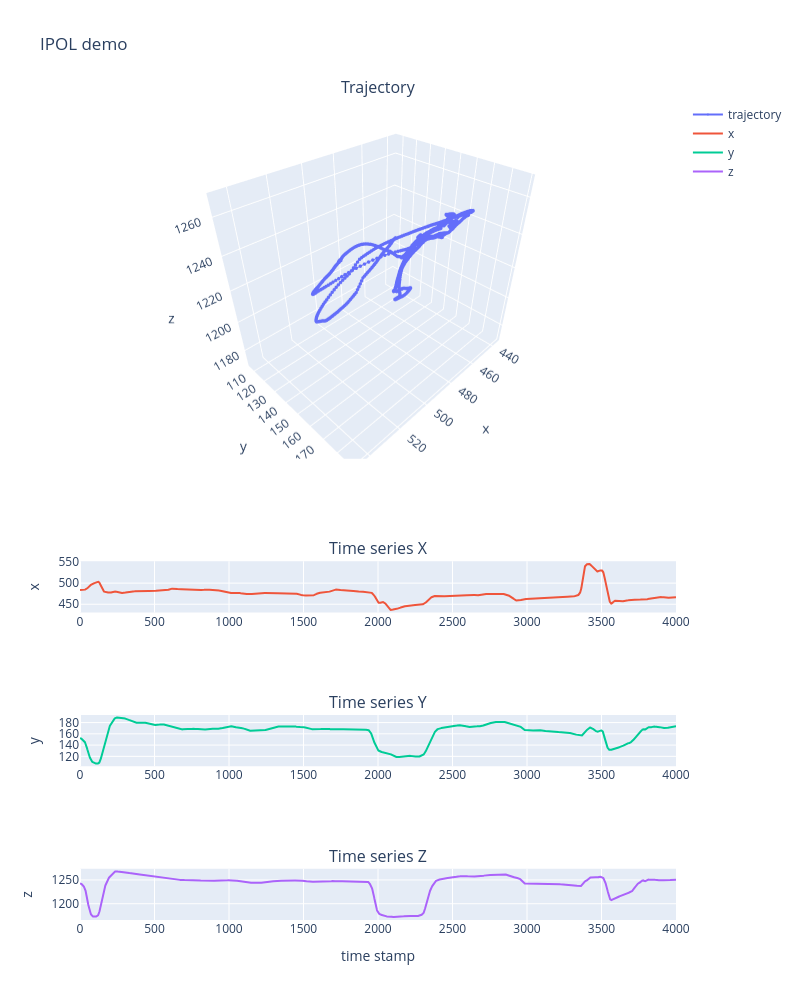

Notebook code for this chart:
### Markdown cell above
# [ML Briefs 3] Subplots (without animation)

https://plotly.com/python/subplots/

### Code cell
fig = make_subplots(
    rows=4,
    cols=1,
    row_heights=[0.7, 0.1, 0.1, 0.1],
    specs=[
        [{"type": "scene"}],
        [{"type": "xy"}],
        [{"type": "xy"}],
        [{"type": "xy"}]
    ],
    subplot_titles=('Trajectory', 'Time series X', 'Time series Y', 'Time series Z')
)
fig.add_trace(
    go.Scatter3d(
        x=ts_sensor_x,
        y=ts_sensor_y,
        z=ts_sensor_z,
        name="trajectory",
        mode="lines+markers",
        marker={'size':2}
    ),
    row=1, col=1
)
fig.add_trace(
    go.Scatter(
        x=time,
        y=ts_sensor_x,
        name="x",
    ),
    row=2, col=1
)
fig.add_trace(
    go.Scatter(
        x=time,
        y=ts_sensor_y,
        name="y",
    ),
    row=3, col=1
)
fig.add_trace(
    go.Scatter(
        x=time,
        y=ts_sensor_z,
        name="z",
    ),
    row=4, col=1
)
fig.update_yaxes(title_text='x', row=2, col=1)
fig.update_yaxes(title_text='y', row=3, col=1)
fig.update_yaxes(title_text='z', row=4, col=1)
fig.update_xaxes(title_text='time stamp', row=4, col=1)
fig.update_layout(height=1000, width=800, title_text="IPOL demo")
fig.show()

### Figure 1 — Plotly figure (JSON) as saved in the notebook; plotly's stock layout.template omitted (floating-point values rounded to 4 significant figures; data arrays with more than 128 entries replaced by an {"elided": "..."} marker saying what was removed)
{"data": [{"marker": {"size": 2}, "mode": "lines+markers", "name": "trajectory", "scene": "scene", "type": "scatter3d", "x": {"elided": "4001 float values"}, "y": {"elided": "4001 float values"}, "z": {"elided": "4001 float values"}}, {"name": "x", "type": "scatter", "x": {"elided": "4001 int values"}, "xaxis": "x", "y": {"elided": "4001 float values"}, "yaxis": "y"}, {"name": "y", "type": "scatter", "x": {"elided": "4001 int values"}, "xaxis": "x2", "y": {"elided": "4001 float values"}, "yaxis": "y2"}, {"name": "z", "type": "scatter", "x": {"elided": "4001 int values"}, "xaxis": "x3", "y": {"elided": "4001 float values"}, "yaxis": "y3"}], "layout": {"annotations": [{"font": {"size": 16}, "showarrow": false, "text": "Trajectory", "x": 0.5, "xanchor": "center", "xref": "paper", "y": 1, "yanchor": "bottom", "yref": "paper"}, {"font": {"size": 16}, "showarrow": false, "text": "Time series X", "x": 0.5, "xanchor": "center", "xref": "paper", "y": 0.4375, "yanchor": "bottom", "yref": "paper"}, {"font": {"size": 16}, "showarrow": false, "text": "Time series Y", "x": 0.5, "xanchor": "center", "xref": "paper", "y": 0.25, "yanchor": "bottom", "yref": "paper"}, {"font": {"size": 16}, "showarrow": false, "text": "Time series Z", "x": 0.5, "xanchor": "center", "xref": "paper", "y": 0.0625, "yanchor": "bottom", "yref": "paper"}], "height": 1000, "scene": {"domain": {"x": [0, 1], "y": [0.5625, 1]}}, "title": {"text": "IPOL demo"}, "width": 800, "xaxis": {"anchor": "y", "domain": [0, 1]}, "xaxis2": {"anchor": "y2", "domain": [0, 1]}, "xaxis3": {"anchor": "y3", "domain": [0, 1], "title": {"text": "time stamp"}}, "yaxis": {"anchor": "x", "domain": [0.375, 0.4375], "title": {"text": "x"}}, "yaxis2": {"anchor": "x2", "domain": [0.1875, 0.25], "title": {"text": "y"}}, "yaxis3": {"anchor": "x3", "domain": [0, 0.0625], "title": {"text": "z"}}}}
